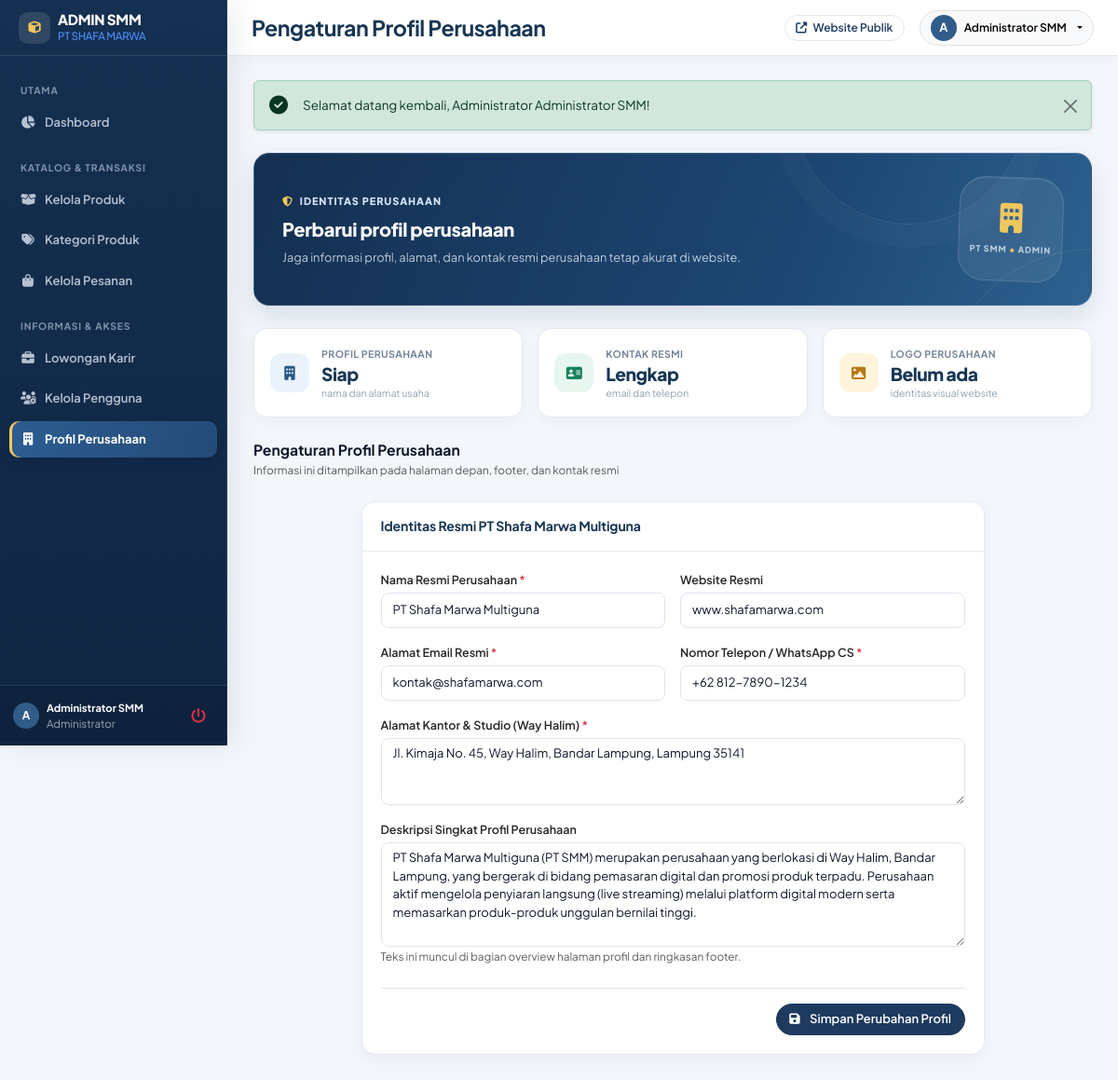
The page /frontend/admin/pengaturan/profil-perusahaan.php (signed in) on the database its author committed.
### tables this page shows
CREATE TABLE profil_perusahaan (
    id_profil TINYINT UNSIGNED AUTO_INCREMENT PRIMARY KEY,
    nama_perusahaan VARCHAR(150) NOT NULL,
    deskripsi TEXT DEFAULT NULL,
    alamat TEXT DEFAULT NULL,
    email VARCHAR(150) DEFAULT NULL,
    no_telepon VARCHAR(30) DEFAULT NULL,
    website VARCHAR(150) DEFAULT NULL,
    logo VARCHAR(255) DEFAULT NULL,
    diperbarui_pada TIMESTAMP NOT NULL DEFAULT CURRENT_TIMESTAMP
        ON UPDATE CURRENT_TIMESTAMP
);

### backend/helpers/helper.php (called while the page is built, shortened)
<?php
if (!function_exists('base_url')) {
    function base_url($path = '')
    {
        $base = defined('BASE_URL') ? BASE_URL : '/pt-smm/';
        return rtrim($base, '/') . '/' . ltrim($path, '/');
    }
}
if (!function_exists('e')) {
    function e($str)
    {
        return htmlspecialchars((string)$str, ENT_QUOTES, 'UTF-8');
    }
}
if (!function_exists('get_company_profile')) {
    function get_company_profile($pdo)
    {
        try {
            $stmt = $pdo->query("SELECT * FROM profil_perusahaan ORDER BY id_profil ASC LIMIT 1");
            $res = $stmt->fetch();
            if ($res) {
                return $res;
            }
        } catch (PDOException $e) {}
        return [
            'nama_perusahaan' => 'PT Shafa Marwa Multiguna',
            'deskripsi'       => 'Pusat pemasaran digital, live streaming, dan distribusi aneka produk unggulan berkualitas.',
            'alamat'          => 'Jalan Urip Sumoharjo Nomor 159 B, Kel. Way Halim Permai, Kec. Way Halim, Kota Bandar Lampung, Lampung 35122',
            'email'           => 'smm4us.co.id@gmail.com',
            'no_telepon'      => '08117291000',
            'website'         => 'www.shafamarwa.com',
            'logo'            => null
        ];
    }
}

### frontend/admin/pengaturan/profil-perusahaan.php (the view, shortened to what this page needs)
<?php
require_once __DIR__ . '/../../../config/app.php';
$company = get_company_profile($pdo);
require_once __DIR__ . '/../../includes/admin-header.php';
?>
<div class="d-flex justify-content-between align-items-center mb-4">
    <div>
        <h4 class="fw-bold text-navy mb-0">Pengaturan Profil Perusahaan</h4>
        <small class="text-muted">Informasi ini ditampilkan pada halaman depan, footer, dan kontak resmi</small>
    </div>
</div>
<div class="row justify-content-center">
    <div class="col-lg-9">
        <div class="admin-card">
            <div class="admin-card-header">
                <h5 class="admin-card-title">Identitas Resmi PT Shafa Marwa Multiguna</h5>
            </div>
            <div class="admin-card-body">
                <form action="<?= base_url('backend/admin/proses-pengaturan.php') ?>" method="POST">
                    <div class="row g-3 mb-3">
                        <div class="col-md-6">
                            <label class="form-label">Nama Resmi Perusahaan <span class="text-danger">*</span></label>
                            <input type="text" name="nama_perusahaan" class="form-control" value="<?= e($company['nama_perusahaan']) ?>" required>
                        </div>
                        <div class="col-md-6">
                            <label class="form-label">Website Resmi</label>
                            <input type="text" name="website" class="form-control" value="<?= e($company['website'] ?? '') ?>" placeholder="www.shafamarwa.com">
                        </div>
                    </div>
                    <div class="row g-3 mb-3">
                        <div class="col-md-6">
                            <label class="form-label">Alamat Email Resmi <span class="text-danger">*</span></label>
                            <input type="email" name="email" class="form-control" value="<?= e($company['email']) ?>" required>
                        </div>
                        <div class="col-md-6">
                            <label class="form-label">Nomor Telepon / WhatsApp CS <span class="text-danger">*</span></label>
                            <input type="text" name="no_telepon" class="form-control" value="<?= e($company['no_telepon']) ?>" required>
                        </div>
                    </div>
                    <div class="mb-3">
                        <label class="form-label">Alamat Kantor & Studio (Way Halim) <span class="text-danger">*</span></label>
                        <textarea name="alamat" class="form-control" rows="3" required><?= e($company['alamat']) ?></textarea>
                    </div>
                    <div class="mb-4">
                        <label class="form-label">Deskripsi Singkat Profil Perusahaan</label>
                        <textarea name="deskripsi" class="form-control" rows="5"><?= e($company['deskripsi']) ?></textarea>
                        <small class="text-muted">Teks ini muncul di bagian overview halaman profil dan ringkasan footer.</small>
                    </div>
                    <div class="pt-3 border-top text-end">
                        <button type="submit" class="btn btn-secondary-custom">
                            <i class="fas fa-save me-1"></i> Simpan Perubahan Profil
                        </button>
                    </div>
                </form>
            </div>
        </div>
    </div>
</div>
<?php require_once __DIR__ . '/../../includes/admin-footer.php'; ?>

### assets/css/style.css (style rules this page uses)
:root { --primary: #1e3a5f; --primary-hover: #1e3a8a; --secondary: #0f172a; --secondary-hover: #1e293b; --accent: #3b82f6; --accent-soft: #eff6ff; --bg-body: #ffffff; --bg-card: #ffffff; --bg-subtle: #f0f4ff; --text-main: #0f172a; --text-muted: #64748b; --text-light: #94a3b8; --border-color: #e2e8f0; --border-focus: #1e3a5f; --shadow-sm: 0 1px 3px rgba(0, 0, 0, 0.04); --shadow-md: 0 4px 14px rgba(0, 0, 0, 0.05); --shadow-lg: 0 10px 30px rgba(0, 0, 0, 0.06); --shadow-hover: 0 12px 30px rgba(30, 58, 95, 0.15); --radius-sm: 8px; --radius-md: 14px; --radius-lg: 24px; --radius-full: 9999px; --transition: all 0.25s cubic-bezier(0.16, 1, 0.3, 1); }
html { scroll-behavior: smooth; }
* { margin: 0; padding: 0; box-sizing: border-box; }
body { font-family: 'Plus Jakarta Sans', -apple-system, BlinkMacSystemFont, "Segoe UI", Roboto, sans-serif; font-size: 13.5px; line-height: 1.55; color: var(--text-main); background-color: var(--bg-body); -webkit-font-smoothing: antialiased; }
h4, .h4 { font-size: 0.98rem; font-weight: 700; line-height: 1.4; }
h5, .h5 { font-size: 0.88rem; font-weight: 700; line-height: 1.4; }
.text-navy { color: var(--text-main) !important; }
.btn { font-weight: 600; font-size: 0.8125rem; padding: 0.42rem 1.05rem; border-radius: var(--radius-full); transition: var(--transition); display: inline-flex; align-items: center; justify-content: center; gap: 0.4rem; }
.btn-secondary-custom { background-color: var(--primary); border-color: var(--primary); color: #FFFFFF; }
.form-label { font-weight: 600; font-size: 0.785rem; color: var(--text-main); margin-bottom: 4px; }
.form-control, .form-select { border: 1px solid var(--border-color); border-radius: var(--radius-sm); padding: 0.42rem 0.8rem; font-size: 0.8125rem; color: var(--text-main); background-color: #FFFFFF; transition: var(--transition); min-height: 35px; }

### assets/css/admin.css (style rules this page uses)
:root { --admin-navy: #1e3a5f; --admin-navy-dark: #0f172a; --admin-primary: #1e3a5f; --admin-accent: #3b82f6; --admin-bg: #f8fafc; --admin-card: #FFFFFF; --admin-text: #0f172a; --admin-muted: #64748b; --admin-border: #e2e8f0; --sidebar-width: 230px; --topbar-height: 52px; }
body.admin-body { font-family: 'Plus Jakarta Sans', -apple-system, BlinkMacSystemFont, sans-serif; font-size: 13.5px; line-height: 1.5; background-color: var(--admin-bg); color: var(--admin-text); overflow-x: hidden; -webkit-font-smoothing: antialiased; }
body.admin-body h4, body.admin-body .h4 { font-size: 0.98rem; font-weight: 700; }
body.admin-body h5, body.admin-body .h5 { font-size: 0.88rem; font-weight: 700; }
.admin-card { background: #FFFFFF; border: 1px solid var(--admin-border); border-radius: 12px; box-shadow: 0 1px 3px rgba(0, 0, 0, 0.02); margin-bottom: 16px; overflow: hidden; }
.admin-card-header { padding: 12px 16px; border-bottom: 1px solid var(--admin-border); display: flex; align-items: center; justify-content: space-between; flex-wrap: wrap; gap: 8px; background: #FFFFFF; }
.admin-card-title { font-size: 0.88rem; font-weight: 700; color: #111111; margin: 0; letter-spacing: -0.01em; }
.admin-card-body { padding: 16px; }
body.admin-body .btn { font-size: 0.8125rem; font-weight: 600; padding: 0.38rem 0.85rem; border-radius: 9999px; transition: all 0.15s ease; }
body.admin-body .form-control, body.admin-body .form-select { font-size: 0.8125rem; padding: 0.38rem 0.75rem; border-radius: 8px; border: 1px solid var(--admin-border); min-height: 34px; }
body.admin-body .form-label { font-size: 0.785rem; font-weight: 600; margin-bottom: 4px; color: #27272a; }
:root { --admin-navy: #17365b; --admin-navy-dark: #102744; --admin-primary: #1d4774; --admin-accent: #4f8df7; --admin-bg: #f3f6fb; --admin-border: #e3eaf2; --admin-muted: #718096; --sidebar-width: 244px; --topbar-height: 60px; }
body.admin-body { background: var(--admin-bg); color: #172b43; }
.admin-card, body.admin-body .smm-card { border: 1px solid #e4eaf2; border-radius: 15px; box-shadow: 0 5px 18px rgba(24,54,84,.045); }
.admin-card-header { padding: 16px 20px; }
.admin-card-title { color: #183653; font-size: .94rem; }
.admin-card-body { padding: 20px; }
body.admin-body .btn { transition: transform .18s ease, box-shadow .18s ease, background-color .18s ease; }
body.admin-body .form-control, body.admin-body .form-select { min-height: 38px; border-color: #dce5ef; background-color: #fff; }

### rows shown on the page
profil_perusahaan: nama_perusahaan "PT Shafa Marwa Multiguna", website "www.shafamarwa.com", email "kontak@shafamarwa.com", no_telepon "+62 812-7890-1234", alamat "Jl. Kimaja No. 45, Way Halim, Bandar Lampung, Lampung 35141", deskripsi "PT Shafa Marwa Multiguna (PT SMM) merupakan perusahaan yang berlokasi di Way Halim, Bandar Lampung, yang bergerak di bidang pemasaran digital dan promosi produk terpadu. Perusahaan aktif mengelola penyiaran langsung (live streaming) melalui platform digital modern serta memasarkan produk-produk unggulan bernilai tinggi."

### other values the page prints
substr($admin_name ?? 'A', 0, 1) "A"
$admin_name "Administrator SMM"
$page_title "Pengaturan Profil Perusahaan"
substr($admin_name, 0, 1) "A"
$flash['pesan'] "Selamat datang kembali, Administrator Administrator SMM!"
$admin_hero['label'] "IDENTITAS PERUSAHAAN"
$admin_hero['title'] "Perbarui profil perusahaan"
$admin_hero['copy'] "Jaga informasi profil, alamat, dan kontak resmi perusahaan tetap akurat di website."
$scorecard['label'] "PROFIL PERUSAHAAN"
$scorecard['value'] "Siap"
$scorecard['note'] "nama dan alamat usaha"
$scorecard['label'] "KONTAK RESMI"
$scorecard['value'] "Lengkap"
$scorecard['note'] "email dan telepon"
$scorecard['label'] "LOGO PERUSAHAAN"
